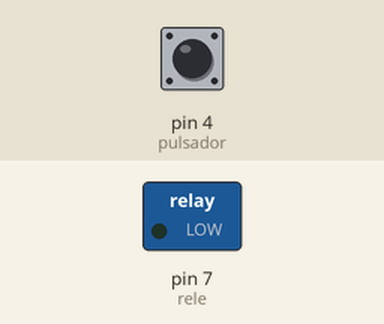
Recording of a sketch running on a simulated Arduino Uno, built with avr-gcc and run on an emulated ATmega328P. Shown: switched loads named in the sketch (green lamp = pin HIGH). Inputs (shaded band) come from the test bench; at power-on: pin 4 (pulsador) HIGH. What the sketch prints to the serial monitor is not drawn.

Above: at 1.2 s.
1.3 s: pin 4 (pulsador) pulled LOW for 0.15 s
At 1.37 s:
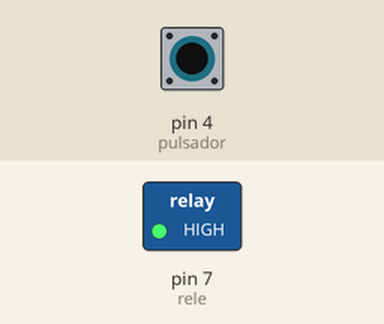
2.9 s: pin 4 (pulsador) pulled LOW for 3.2 s
At 6.8 s:
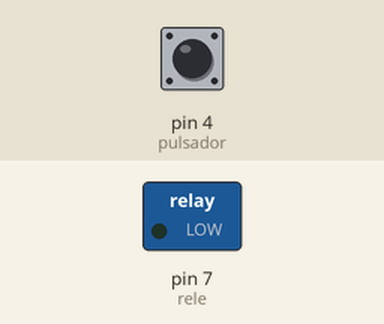
Timing chart, 0 to 8.3 s (numbered marks = the images above; inputs shaded):
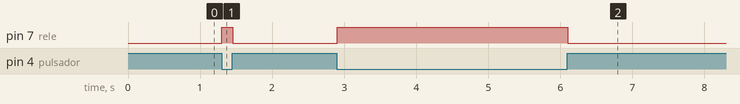

Measured:
- after the input at 1.3 s, pin 7 (rele): LOW → HIGH at once, → LOW 0.15 s later
- after the input at 2.9 s, pin 7 (rele): LOW → HIGH at once, → LOW 3.2 s later

The sketch:

cristo.ino
```cpp
/*=====================================================
   CONEXIONES

   ------ Push Button --------------
   Normalmente Abierto ----- Pin 4
   Comun ------------------- GND
   ------------------------------

   --------- RELE ---------------
   VCC ------------- VCC
   GND ------------- GND
   IN -------------- Pin 7

   Se alimenta el Arduino con el Cargador de 9V

   Vease diagrama de conexion en el folder
===================================================== */

int rele = 7;
int estadoBoton;
const int pulsador = 4;

void setup() {

  pinMode(pulsador, INPUT_PULLUP);
  pinMode(rele, OUTPUT);

  digitalWrite(rele, HIGH);

  Serial.begin(9600);
}

void loop() {

  estadoBoton = digitalRead(pulsador);

  if (estadoBoton) {
    digitalWrite(rele, LOW);
  } else {
    digitalWrite(rele, HIGH);
  }
  Serial.println(estadoBoton);

}
```
